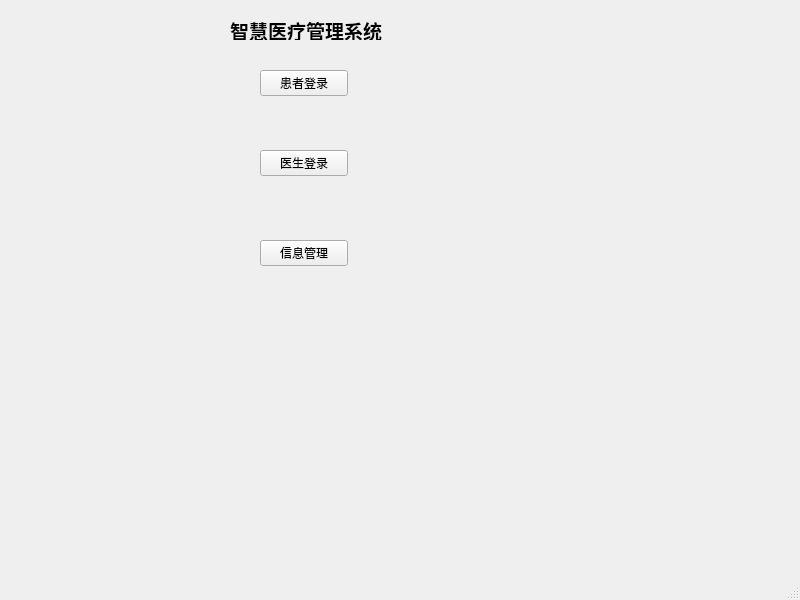
<?xml version="1.0" encoding="UTF-8"?>
<ui version="4.0">
 <class>MainWindow</class>
 <widget class="QMainWindow" name="MainWindow">
  <property name="geometry">
   <rect>
    <x>0</x>
    <y>0</y>
    <width>800</width>
    <height>600</height>
   </rect>
  </property>
  <property name="windowTitle">
   <string>MainWindow</string>
  </property>
  <widget class="QWidget" name="centralwidget">
   <widget class="QPushButton" name="pushButton">
    <property name="geometry">
     <rect>
      <x>260</x>
      <y>70</y>
      <width>88</width>
      <height>26</height>
     </rect>
    </property>
    <property name="font">
     <font>
      <family>AR PL UKai CN</family>
     </font>
    </property>
    <property name="text">
     <string>患者登录</string>
    </property>
   </widget>
   <widget class="QPushButton" name="pushButton_2">
    <property name="geometry">
     <rect>
      <x>260</x>
      <y>150</y>
      <width>88</width>
      <height>26</height>
     </rect>
    </property>
    <property name="font">
     <font>
      <family>AR PL UKai CN</family>
     </font>
    </property>
    <property name="text">
     <string>医生登录</string>
    </property>
   </widget>
   <widget class="QPushButton" name="pushButton_3">
    <property name="geometry">
     <rect>
      <x>260</x>
      <y>240</y>
      <width>88</width>
      <height>26</height>
     </rect>
    </property>
    <property name="font">
     <font>
      <family>AR PL UKai CN</family>
     </font>
    </property>
    <property name="text">
     <string>信息管理</string>
    </property>
   </widget>
   <widget class="QLabel" name="label">
    <property name="geometry">
     <rect>
      <x>230</x>
      <y>20</y>
      <width>161</width>
      <height>20</height>
     </rect>
    </property>
    <property name="font">
     <font>
      <family>AR PL UKai CN</family>
      <pointsize>14</pointsize>
      <bold>true</bold>
     </font>
    </property>
    <property name="text">
     <string>智慧医疗管理系统</string>
    </property>
   </widget>
  </widget>
  <widget class="QMenuBar" name="menubar">
   <property name="geometry">
    <rect>
     <x>0</x>
     <y>0</y>
     <width>800</width>
     <height>23</height>
    </rect>
   </property>
  </widget>
  <widget class="QStatusBar" name="statusbar"/>
 </widget>
 <resources/>
 <connections/>
</ui>
